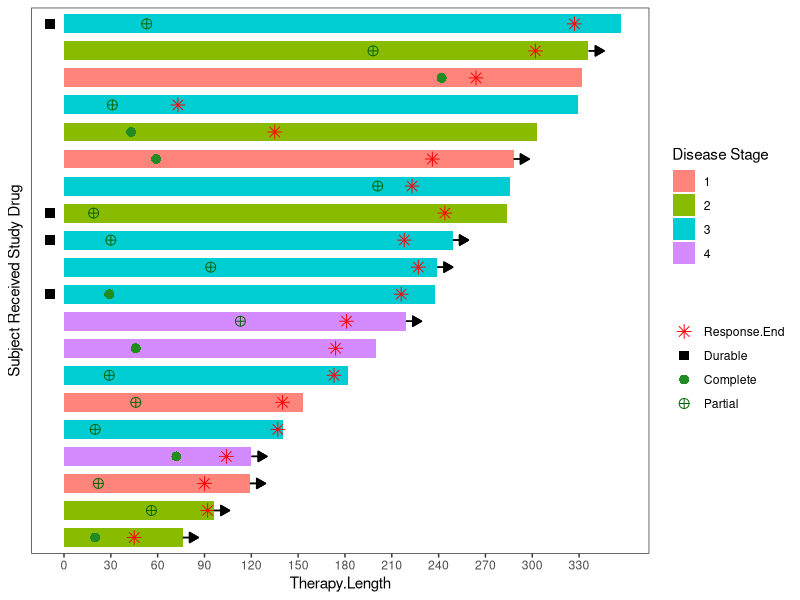

R code for this plot:
if("ggplot2" %in% rownames(installed.packages()) == FALSE)
{install.packages("ggplot2", repos="http://cran.rstudio.com/")}
if("reshape2" %in% rownames(installed.packages()) == FALSE)
{install.packages("reshape2", repos="http://cran.rstudio.com/")}
if("dplyr" %in% rownames(installed.packages()) == FALSE)
{install.packages("dplyr", repos="http://cran.rstudio.com/")}
library(ggplot2)
library(reshape2)
library(dplyr)

# TODO: Write a function in R to make a swimmers plot of how long patients were on a particular therapy?
# TODO: Write a function in R to plot Kaplan-Meier survival curves.

#' Title calculateDates
#'    Calculates the difference in time between two dates when given pairs of start and end dates.
#'    Specifying a date of "Current" will replace the entry with the time at code compilation.
#' @param date_list a list of string vectors that represent dates. Must be an even number of columns.
#' @param date_format a matrix/list of integers representing days elapsed between each pair of columns in date_list.
#'
#' @return matrix/list of integers representing days elapsed between each pair of columns in date_list.
#'
#' @examples calculateDates(list("12/14/96","12/14/97"))
calculateDates <- function(date_list, date_format = "%m/%d/%y")
{
  # note: supply date_list in format of start, end, start end, etc.
  stopifnot(!(length(date_list) %% 2), length(date_list) > 1) # an even list, greater than 1
  tryCatch(matrix(unlist(date_list),ncol=length(date_list)),
           warning = function(w){stop("List cannot be jagged - all columns must be same length.")})
  date_list <- lapply(date_list, function(x)
    gsub("current|Current", format(as.Date(substring(Sys.time(),1,10)),date_format),x))
  start_dates <- date_list[which(as.logical((1:length(date_list)) %% 2))] # grab odd indices of date_list
  end_dates <- date_list[which(!as.logical((1:length(date_list)) %% 2))] # grab evens indices of date_list
  start_dates <- sapply(start_dates, function(x) as.Date(x,date_format)) # format dates
  end_dates <- sapply(end_dates, function(x) as.Date(x,date_format))
  result <- end_dates - start_dates
  unname(result)
  return(result)
}

# generate random data
# set.seed(1996)
numParticipants <- 20
randDates <- format(sample(seq(as.Date('1/1/10',"%m/%d/%y"), # range of data
                               as.Date('1/1/12',"%m/%d/%y"), by="day"), numParticipants),"%m/%d/%y")
randTreatmentLength <- sample(60:365,numParticipants, replace=TRUE)
randResponseLength <- sapply(randTreatmentLength, function(x) sample(20:(x-20),1)) #guaranteed to be shorter
randResponseStartOffset <- sapply(randTreatmentLength - randResponseLength, function(x) sample(15:x, 1))

df <- data.frame(
  Patient.ID = 1:numParticipants,
  Disease.Stage = sample(1:4, numParticipants, replace = TRUE),
  Response.Type = sample(c("Complete", "Partial"), numParticipants, replace = TRUE),
  Therapy.Start = randDates,
  Therapy.End = unlist(format(as.Date(randDates,"%m/%d/%y") + randTreatmentLength,"%m/%d/%y")),
  Response.Start = unlist(format(as.Date(randDates,"%m/%d/%y") + randResponseStartOffset,"%m/%d/%y")),
  Response.End = format(as.Date(randDates,"%m/%d/%y")
                        + randResponseStartOffset
                        + randResponseLength,format="%m/%d/%y"),
  stringsAsFactors = FALSE)

dat <- df %>% select(Patient.ID, Disease.Stage, Response.Type)
dat <- dat %>% mutate(
  Response.Start = drop(calculateDates(list(df$Therapy.Start,df$Response.Start))),
  Response.End = drop(calculateDates(list(df$Therapy.Start,df$Response.End))),
  Therapy.Length = drop(calculateDates(list(df$Therapy.Start,df$Therapy.End))),
  Durable = sapply(drop(calculateDates(list(df$Response.Start,df$Response.End)) > 183),
                   function(x) if(x) return(-1) else return(NA)), # 6 months = 183 days
  Continued = sample(c(1,NA),numParticipants, replace = TRUE)
)
# Order Patient.IDs by Therapy.Length
dat$Patient.ID <- factor(dat$Patient.ID, levels=dat$Patient.ID[order(dat$Therapy.Length)])
# Scale the placement of the durability marker (will change with size of x-axis)
dat$Durable <- dat$Durable*as.integer(substring(as.character(max(dat$Therapy.Length)),1,1))*3
# cast and melt so as to be able to supply symbol coordinates
dat <- dcast(dat, Patient.ID + Disease.Stage + Response.Start + Response.End + Durable
             + Therapy.Length + Continued ~ Response.Type, value.var = "Response.Start")
dat.m <- melt(dat, id=names(dat)[!(names(dat) %in% c("Complete","Partial", "Response.End", "Durable"))])
dat.m <- dat.m[!is.na(dat.m$value),] # remove NA

ggplot(dat,
       aes(Patient.ID, Therapy.Length)) +
  geom_bar(stat="identity", aes(fill=factor(Disease.Stage)), width=0.7) +
  geom_point(data=dat.m,  aes(Patient.ID, value,
                              colour=variable, shape=variable), size=3) +
  geom_segment(data=dat.m %>% filter(Continued == 1),
               aes(x=Patient.ID, xend=Patient.ID, y=Therapy.Length + 0.1, yend=Therapy.Length + 10),
               arrow=arrow(type="closed", length=unit(0.1,"in"))) +
  coord_flip(ylim=c(-3,max(dat$Therapy.Length))) +
  # http://www.sthda.com/sthda/RDoc/images/points-symbols.png
  scale_shape_manual(values=c(8,15,16,10))+
  scale_fill_manual(values=hcl(seq(15,375,length.out=5)[1:4],100,70)) +
  scale_colour_manual(values=c("red","black","forestgreen","darkgreen")) +
  scale_y_continuous(breaks=seq(0,max(dat$Therapy.Length),30)) +
  labs(fill="Disease Stage", colour="", shape="", x="Subject Received Study Drug") + theme_bw() +
  theme(panel.grid.minor=element_blank(),panel.grid.major=element_blank(),
        axis.text.y=element_blank(),axis.ticks.y=element_blank())

# dput(dat)
